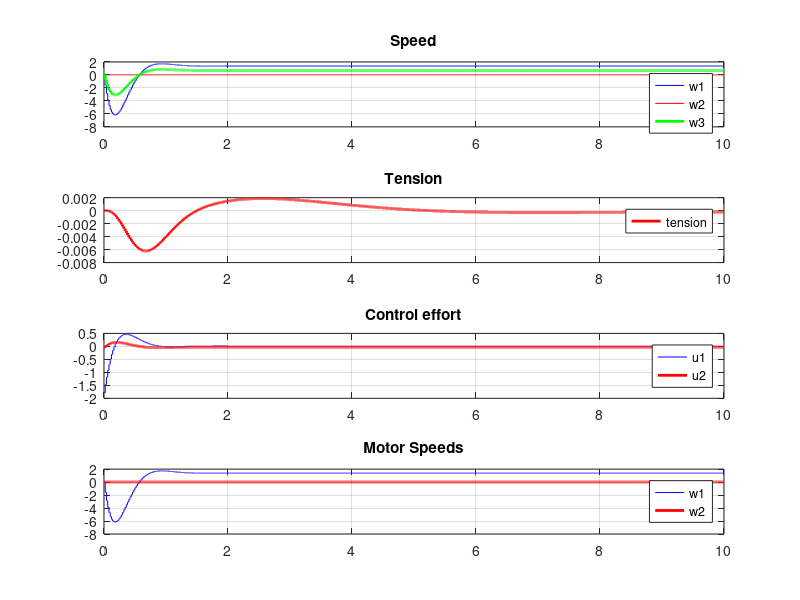

Source code (MATLAB):
clear;
load('result_data.mat')
y1 = y(:,1);
y2 = y(:,2);
y3 = y(:,3);
u1 = u(:,1);
u2 = u(:,2);

w1 = x(:,1);
w2 = x(:,3);

figure(10)
subplot(411)
plot(time,y1,'b', time, y2, 'r', time, (y1 + y2)/2, 'g', 'LineWidth',2)
grid
title('Speed')
legend('w1', 'w2', 'w3');

subplot(412)
plot(time,y3,'r', 'LineWidth',2)
grid
title('Tension')
legend('tension');

subplot(413)
plot(time,u1,'b', time, u2, 'r', 'LineWidth',2)
%axis([0 Tsim -11 11])
title('Control effort')
legend('u1', 'u2');
grid

subplot(414)
plot(time,w1,'b', time, w2, 'r', 'LineWidth',2)
%axis([0 Tsim -11 11])
title('Motor Speeds')
legend('w1', 'w2');
grid
